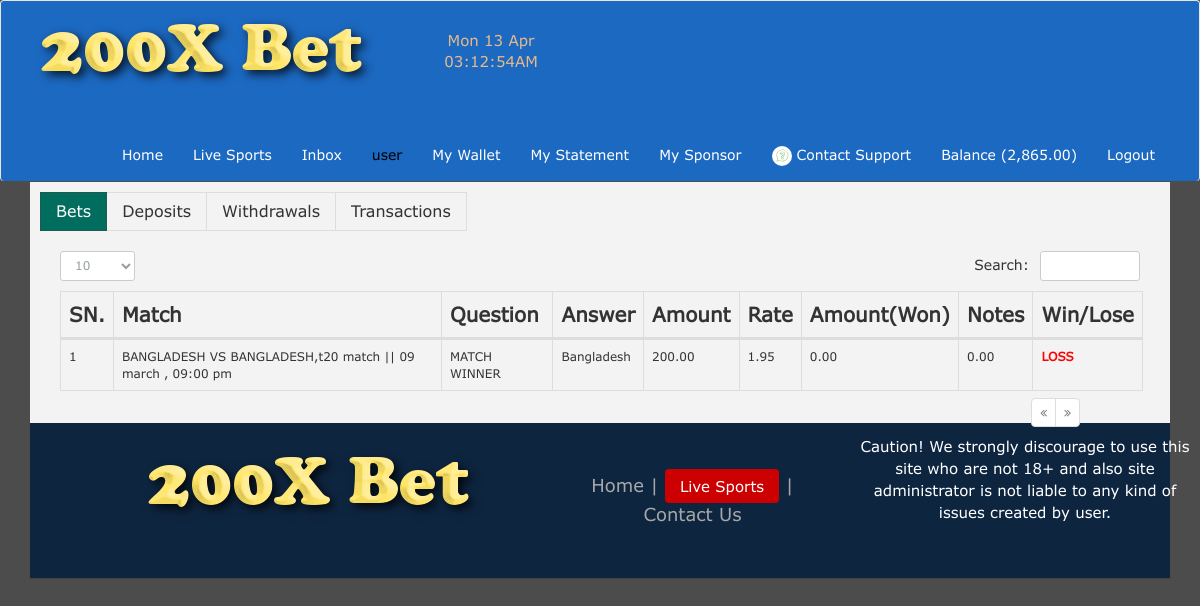
Screenshot of /statement.php (signed in) with the database file from the repository.
### tables this page shows
CREATE TABLE `tbl_member` (
  `user_id` int(10) NOT NULL,
  `full_name` varchar(100) NOT NULL,
  `user_name` varchar(100) NOT NULL,
  `credit` varchar(3000) NOT NULL,
  `email` varchar(255) NOT NULL,
  `phone` varchar(100) NOT NULL,
  `password` varchar(255) NOT NULL,
  `country` varchar(100) DEFAULT NULL,
  `club_id` varchar(255) DEFAULT NULL,
  `sponsor_id` varchar(255) DEFAULT NULL,
  `joining_date` varchar(100) NOT NULL,
  `status` varchar(10) NOT NULL
);

CREATE TABLE `tbl_bet` (
  `bet_id` int(10) NOT NULL,
  `bet_by` varchar(100) NOT NULL,
  `game_id` varchar(100) NOT NULL,
  `stake_id` varchar(100) NOT NULL,
  `amount` varchar(100) NOT NULL,
  `current_rate` varchar(100) NOT NULL,
  `return_amount` varchar(100) NOT NULL,
  `sell_price` varchar(100) NOT NULL,
  `date` varchar(100) NOT NULL,
  `bet_status` varchar(100) NOT NULL
);

CREATE TABLE `tbl_game` (
  `game_id` int(10) NOT NULL,
  `game_name` varchar(255) NOT NULL,
  `type` varchar(100) NOT NULL,
  `desh1` varchar(100) NOT NULL,
  `desh2` varchar(20) DEFAULT NULL,
  `tournament` varchar(100) NOT NULL,
  `date` varchar(100) NOT NULL,
  `time` varchar(100) NOT NULL,
  `game_update` varchar(1000) DEFAULT NULL,
  `game_status` varchar(100) NOT NULL
);

CREATE TABLE `tbl_stake` (
  `stake_id` int(10) NOT NULL,
  `game_id` varchar(100) NOT NULL,
  `stake_name` varchar(100) NOT NULL,
  `bet_name` varchar(100) DEFAULT NULL,
  `rate` varchar(100) DEFAULT NULL,
  `sell_price` varchar(100) NOT NULL,
  `stake_status` varchar(100) NOT NULL
);

### inc/statment.php (the view, shortened to what this page needs)
<div id="allBets" class="bhoechie-tab">
	<div class="bhoechie-tab-content ">
		<div class="">
			<div class="row">
				<div class="col-xs-12">
					<div class="tile">
						<div class="tile-body">
							<div class="table-responsive">
								<div id="betingTable_wrapper" class="dataTables_wrapper form-inline dt-bootstrap no-footer">
									<div class="row">
										<div class="col-sm-6">
											<div class="dataTables_length" id="betingTable_length">
												<label>Show
													<select name="betingTable_length" aria-controls="betingTable" class="form-control input-sm">
														<option value="10" selected="selected">10</option>
													</select>entries
												</label>
											</div>
										</div>
										<div class="col-sm-6">
											<div id="betingTable_filter" class="dataTables_filter">
												<label>Search:
													<input type="search" class="form-control input-sm" placeholder="" aria-controls="betingTable">
												</label>
											</div>
										</div>
									</div>
									<div class="row">
										<div class="col-sm-12">
											<table class="table table-hover table-bordered dataTable no-footer" id="betingTable" role="grid" style="width: 1083px;">
												<thead>
													<tr role="row">
														<th style="font-size: 20px;">SN.</th>
														<th style="font-size: 20px;">Match</th>
														<th style="font-size: 20px;">Question</th>
														<th style="font-size: 20px;">Answer</th>
														<th style="font-size: 20px;">Amount</th>
														<th style="font-size: 20px;">Rate</th>
														<th style="font-size: 20px;">Amount(Won)</th>
														<th style="font-size: 20px;">Notes</th>
														<th style="font-size: 20px;">Win/Lose</th>
													</tr>
												</thead>
												<tbody>
													<?php
													$i=1;
													foreach ($result21 as $row21) {
														$game=$row21['desh1']." VS ".$row21['desh2'].','.$row21['tournament']." || ".$row21['date']." , ".$row21['time'];$game=$row21['desh1']." VS ".$row21['desh1'].','.$row21['tournament']." || ".$row21['date']." , ".$row21['time'];
														$amount=$row21['return_amount'];
														$final_amount=$amount;
														?>
														<tr>
															<td><?php echo $i++; ?></td>
															<td><?php echo $game; ?></td>
															<td><?php echo $row21['stake_name']; ?></td>
															<td><?php echo $row21['bet_name']; ?></td>
															<td>
															<?php
															    echo number_format($row21['amount'], 2, '.', ',');
														    ?>
															</td>
															<td><?php echo $row21['current_rate']; ?></td>
															<td>
																<?php
																if($row21['bet_status']==1){
																	echo number_format($final_amount, 2, '.', ',');
																}
																else if($row21['bet_status']==2){
																	echo "0.00";
																}
																?>
															</td>
															<td>
																<?php
																if($row21['sell_price']=="0.00"){
																	echo number_format($row21['sell_price'], 2, '.', ',');
																}
																?>
															</td>
															<td>
																<?php
																if($row21['bet_status']==1){
																	?>
																	<strong style="color: green;">
																		<?php echo "WIN"; ?>
																	</strong>
																	<?php
																}
																else if($row21['bet_status']==2){
																	?>
																	<strong style="color: red;">
																		<?php echo "LOSS"; ?>
																	</strong>
																	<?php
																}
																?>
															</td>
														</tr>
													<?php } ?>
												</tbody>
											</table>
										</div>
									</div>
									<div class="row">
										<div class="col-sm-5"></div>
										<div class="col-sm-5">
											<div class="dataTables_paginate paging_simple_numbers" id="betingTable_paginate">
												<ul class="pagination">
													<li class="paginate_button previous disabled" id="betingTable_previous">
														<a href="#" aria-controls="betingTable" data-dt-idx="0" tabindex="0">
															<span class="fa fa-angle-double-left"></span>
														</a>
													</li>
													<li class="paginate_button next disabled" id="betingTable_next">
														<a href="#" aria-controls="betingTable" data-dt-idx="1" tabindex="0">
															<span class="fa fa-angle-double-right"></span>
														</a>
													</li>
												</ul>
											</div>
										</div>
									</div>
								</div>
							</div>
						</div>
					</div>
				</div>
			</div>
		</div>
	</div>
</div>
	</div>

### inc/head.php (shortened to what this page needs)
<!doctype html>
<html class="no-js" lang="en">
<head>
<link rel="stylesheet" href="fonts/geneva.css">
<link rel="stylesheet" href="fonts/verdana.css">
<link rel="stylesheet" href="fonts/fonts.css">
<link rel="stylesheet" href="css/bootstrap.min.css">
<link rel="stylesheet" href="css/font-awesome.min.css">
<link rel="stylesheet" href="css/nice-select.css">
<link rel="stylesheet" href="css/owl.carousel.min.css">
<link rel="stylesheet" href="css/responsive.css">
<link rel="stylesheet" href="css/indexStylee166.css?v=1.0.4">
<link rel="stylesheet" href="css/headerStyle2c70.css?v=1.0.3">
<link rel="stylesheet" href="css/footer-basic-centered.css">
<link rel="stylesheet" href="css/footer-basic-centered.css">
<link rel="stylesheet" href="css/datatable.bootstrap.min.css">
<link rel="stylesheet" href="css/newStyle.css">
<link rel="stylesheet" href="css/custom.css">
<link rel="stylesheet" href="css/select2.min.css">
<link rel="stylesheet" href="css/modal.css">
</head>
<body oncopy="return false" onpaste="return false" oncut="return false">

### inc/header.php (shortened to what this page needs)
<div id="wrapper  ">
	<header><meta http-equiv="Content-Type" content="text/html; charset=utf-8">
		<nav class="navbar navbar-default heading_color">
			<div class="container ">
				<div class="navbar-header ">
					<div class="headerLogoWrap">
						<div class="logo">
							<a class="" href="index.php"><img src="images/coollogo_com-3628899.png"/></a>
						</div>
						<div class="dateshow" style="background: none !important">
							<span id="MyClockDisplayx" onload="showTimex()" style="font-size: 15px;"></span>
						</div>
					</div>
				</div>
				<div class="collapse navbar-collapse" id="bs-example-navbar-collapse-1">
					<ul class="nav navbar-nav navbar-right nv">
						<?php
						if(!isset($_SESSION['user'])){
							?>
							<li><a href="index.php">Home</a></li>
							<li> <a href="#" data-toggle="modal" data-target="#registrationModal" style="font-family: Verdana">Sign Up</a></li>
							<li> <a href="#" data-toggle="modal" data-target="#loginModal" style="font-family: Verdana">Log In</a></li>
							<?php
						}
						else{
							?>
							<li><a href="index.php">Home</a></li>
							<li class="nav-item">
								<a class="nav-link" href="live-sports.php">Live Sports</a>
							</li>
							<li class="nav-item">
								<a class="nav-link nav-link inactive" href="message.php">Inbox</a>
							</li>
							<li>
								<a style="color: #000 !important;">
									<?php echo $_SESSION['user']['user_name']; ?>
								</a>
							</li>
							<li> <a href="wallet.php"> My Wallet</a></li>
							<li> <a href="statement.php">My Statement</a></li>
							<li><a href="sponsor.php">My Sponsor </a>
							</li>
							<li><a href="#"> <img src="svg/ticket_Icon.svg" style="height: 20px;"> Contact Support</a>
							</li>
							<li class="my-balance"> <a href="#">Balance (<?php echo number_format($m, 2, '.', ','); ?>)</a></li>
							<li>
								<a class="dropdown-item" href="logout.php">
									Logout
								</a>
								</li>
							<?php } ?>
						</ul>
					</div>
				</div>
			</nav>
		</header>
	</div>

### statement.php (shortened to what this page needs)
<?php
require_once('config.php');
$uid=$_SESSION['user']['user_id'];
$statement666 = $pdo->prepare("SELECT *
    FROM tbl_member WHERE user_id=?");
$statement666->execute(array($uid));
$result666 = $statement666->fetchAll(PDO::FETCH_ASSOC);
foreach ($result666 as $row666) {
    $m=$row666['credit'];
}
$statement21 = $pdo->prepare("SELECT * FROM tbl_bet
    JOIN tbl_member ON tbl_bet.bet_by=tbl_member.user_id
    JOIN tbl_game ON tbl_bet.game_id=tbl_game.game_id
    JOIN tbl_stake ON tbl_bet.stake_id=tbl_stake.stake_id
    WHERE tbl_bet.bet_by=?
    ORDER BY bet_id DESC");
$statement21->execute(array($uid));
$result21 = $statement21->fetchAll(PDO::FETCH_ASSOC);
?>
<?php include 'inc/head.php'; ?>
<?php include 'inc/header.php'; ?>
<div class="">
    <section class="callaction ">
        <div class="content-wrap p-0 ">
            <div class="container  p-0 ">
                <div class="row">
                    <div class="col-xs-12">
                        <div class=" bhoechie-tab-container">
                            <div class=" bhoechie-tab-menu">
                                <ul class="list-group tabMenu">
                                    <li>
                                        <a href="#allBets" class="list-group-item active text-center list-item">Bets</a>
                                    </li>
                                    <li>
                                        <a href="#allDeposits" class="list-group-item text-center list-item">Deposits</a>
                                    </li>
                                    <li>
                                        <a href="#allWithdrawals" class="list-group-item text-center list-item">Withdrawals</a>
                                    </li>
                                    <li>
                                        <a href="#transactionHistory" class="list-group-item text-center list-item transactionHistory">Transactions</a>
                                    </li>
                                </ul>
                            </div>
                            <?php include 'inc/statment.php'; ?>
                            <?php include 'inc/scripts.php'; ?>
                            <?php include 'inc/footer.php'; ?>

### inc/scripts.php (shortened to what this page needs)
</body>
</body>
</html>

### inc/footer.php (shortened to what this page needs)
<footer class="footer-basic-centered" style="background-color: #0e2540 !important;">
  <div class="container">
    <div class="row">
      <div class="col-lg-5">
        <div class="logo">
              <a class="" href="index.php"><img src="images/coollogo_com-3628899.png"/></a>
            </div>
      </div>
      <div class="col-lg-3">
        <p class="footer-links">
          <a href="index.php">Home</a>
          |
          <a href="live-sports.php" class="extra_live"> Live Sports</a>
          |
          <a href="contact-us.php"> Contact Us</a>
        </p>
      </div>
      <div class="col-lg-4">
        <span class="userAlert"> Caution! We strongly discourage to use this site who are not 18+ and also site administrator is not liable to any kind of issues created by user.</span>
     </div>
   </div>
 </div>
</footer>

### css/indexStylee166.css (style rules this page uses)
* { font-family:verdana }
body { font-family:verdana }
.p-0 { padding:0!important }
.navbar-default { border-bottom:0 }
.dateshow { text-align:center;padding:0;color:#e7b989;background:#005c4e;font-size:13px;margin-bottom:0;font-weight:500;width:120px;margin-left:50px;margin-top:8px }

### css/headerStyle2c70.css (style rules this page uses)
body { background-color: #4c4c4c }
.content-wrap { padding: 7px }
.nv li a { color: #f9f9fa!important }
.form-control { height: 40px; box-shadow: none; color: #969fa4 }
.form-control, .btn { border-radius: 3px }
.nv li a { color: #fff!important }
.callaction { margin-top: -19px }
.headerLogoWrap { display: flex; margin-bottom: 10px }
.tabMenu { list-style: none; padding: 0; margin: 0; display: flex; margin-bottom: 15px }
.tabMenu li a { border: 1px solid #ddd!important; background: 0 0; padding: 7px 15px; border-radius: 0!important; color: #333!important; margin-right: -1px }
.tabMenu li a:hover, .tabMenu li a.active { background-color: #1C69C2!important; border: 1px solid #215a4c!important; color: #dec343!important }
.bhoechie-tab-container, #sampleTable2_wrapper { background: #f3f3f3!important; padding: 10px }
.bhoechie-tab-container .dataTables_wrapper .row, #sampleTable2_wrapper .row { display: flex; padding: 5px; align-items: center; justify-content: space-between; padding-bottom: 0 }
div.dataTables_wrapper div.dataTables_length label { font-size: 0 }
.table-responsive { border: none!important }
.dataTables_filter input { height: 30px; width: 100px!important }
table.table.table-hover.table-bordered.dataTable.no-footer { margin: 0!important }
table.table.dataTable tr th { font-weight: 600; font-size: 12px }
table.table.dataTable tr td { font-weight: 400; font-size: 12px }
.container.p-0 .row { margin: 0 }
.pagination>li>a, .pagination>li>span { padding: 5px 8px; font-size: 12px }

### css/footer-basic-centered.css (style rules this page uses)
.footer-basic-centered { background-color:#474747;box-shadow:0 1px 1px 0 rgba(0,0,0,.12);box-sizing:border-box;width:100%;text-align:center;font:18px sans-serif;padding:30px }
.footer-basic-centered .footer-links { list-style:none;color:#a7a7a7;padding:35px 0 23px;margin:0 }
.footer-basic-centered .footer-links a { display:inline-block;color:inherit }
.userAlert { color:#c63e32;font-size:15px }

### css/custom.css (style rules this page uses)
.heading_color { background: #1C69C2 !important; }
.dateshow { background: none !important; margin-top: 29px !important; }
.navbar-right { margin-top: 27px; }
.tabMenu li a { font-size: 16px; }
.tabMenu li a:hover, .tabMenu li a.active { background-color: black !important; }
.footer-basic-centered { background-color: #12355d !important; padding-top: 1px; margin-top: -21px; }
.extra_live { background: #c00; color: #fff !important; padding: 8px 15px; border-radius: 4px; transition: .3s; font-size: 15px; }
.footer-links a { color: #fff; }
.userAlert { color: #fff !important; }
.active { background: #296d5e; color: #fff }

### rows the page displays
tbl_member: credit "2,865.00"
tbl_bet: game.time "BANGLADESH VS BANGLADESH,t20 match || 09 march , 09:00 pm", stake.stake_name "MATCH WINNER", stake.bet_name "Bangladesh", amount "200.00", current_rate "1.95", bet_status "0.00", stake.sell_price "0.00"

### other values shown
$_SESSION['user']['user_name'] "user"
